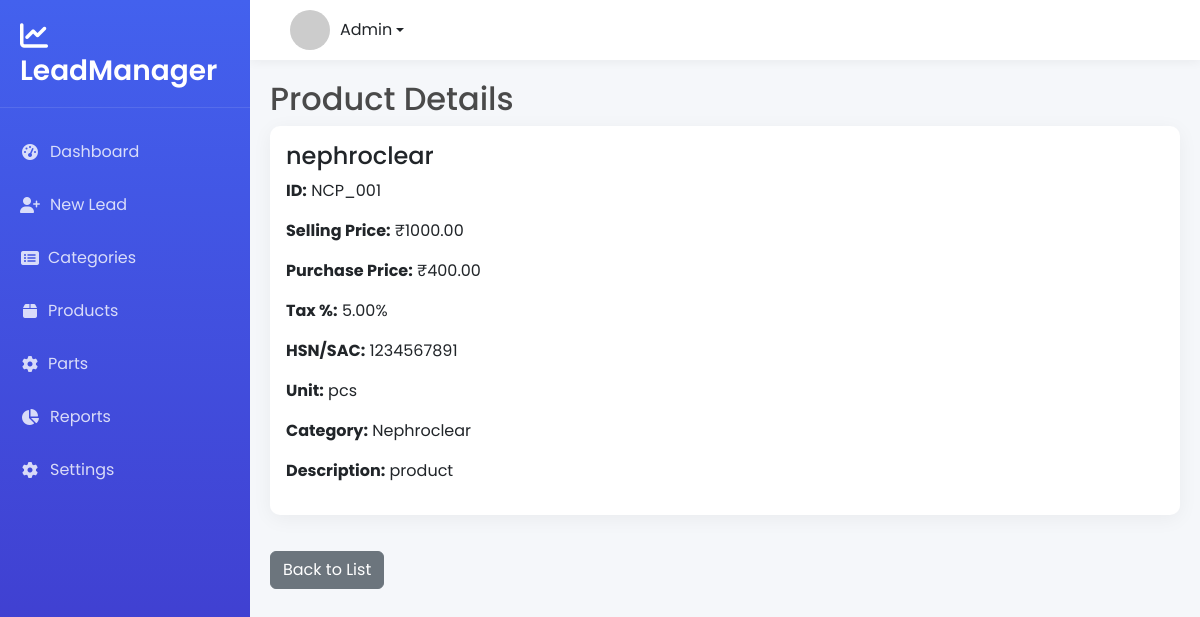
The app's page /products/NCP_001/ with its own data.
### leads/models.py (models this page shows, shortened)
class Product(models.Model):
    PRODUCT_UNITS = [
        ('kg', 'Kilogram'),
        ('ltr', 'Liter'),
        ('pcs', 'Pieces'),
        ('box', 'Box'),
        ('nos', 'Numbers'),
    ]
    id = models.CharField(max_length=50, primary_key=True)
    name = models.CharField(max_length=100)
    selling_price = models.DecimalField(max_digits=10, decimal_places=2)
    tax_percent = models.DecimalField(max_digits=5, decimal_places=2)
    purchase_price = models.DecimalField(max_digits=10, decimal_places=2)
    unit = models.CharField(max_length=10, choices=PRODUCT_UNITS, default='pcs')
    hsn_sac = models.CharField(max_length=20, blank=True, null=True)
    description = models.TextField(blank=True)
    category = models.ForeignKey('Category', on_delete=models.SET_NULL, null=True)
    product_image = models.ImageField(upload_to='product_images/', blank=True, null=True)
    created_at = models.DateTimeField(auto_now_add=True)

class Category(models.Model):
    id = models.CharField(max_length=50, primary_key=True)
    name = models.CharField(max_length=100)
    description = models.TextField(blank=True, null=True)
    image = models.ImageField(upload_to='categories/', blank=True, null=True)
    created_at = models.DateTimeField(auto_now_add=True)
    updated_at = models.DateTimeField(auto_now=True)

### leads/views.py (the view)
# urls.py: path('products/<str:product_id>/', views.product_detail, name='product_detail'),
def product_detail(request, product_id):
    product = get_object_or_404(Product, id=product_id)
    return render(request, 'product_detail.html', {'product': product})

### leads/templates/product_detail.html (shortened to what this page needs)
{% extends "base.html" %}
{% block content %}
<h2>Product Details</h2>
<div class="card p-3">
    <h4>{{ product.name }}</h4>
    <p><strong>ID:</strong> {{ product.id }}</p>
    <p><strong>Selling Price:</strong> ₹{{ product.selling_price }}</p>
    <p><strong>Purchase Price:</strong> ₹{{ product.purchase_price }}</p>
    <p><strong>Tax %:</strong> {{ product.tax_percent }}%</p>
    <p><strong>HSN/SAC:</strong> {{ product.hsn_sac }}</p>
    <p><strong>Unit:</strong> {{ product.unit }}</p>
    <p><strong>Category:</strong> {{ product.category.name }}</p>
    <p><strong>Description:</strong> {{ product.description }}</p>
</div>
<a href="{% url 'product_list' %}" class="btn btn-secondary mt-3">Back to List</a>
{% endblock %}

### leads/templates/base.html (style rules this page uses)
:root { --primary-color: #4361ee; --secondary-color: #3f37c9; --accent-color: #4895ef; --light-color: #f8f9fa; --dark-color: #212529; --sidebar-width: 250px; --header-height: 60px; }
body { font-family: 'Poppins', sans-serif; background-color: #f5f7fa; color: #4a4a4a; min-height: 100vh; display: flex; flex-direction: column; }
.card { border: none; border-radius: 10px; box-shadow: 0 4px 20px rgba(0, 0, 0, 0.05); margin-bottom: 20px; transition: all 0.3s; }

### records on screen
Product: name "nephroclear", id "NCP_001", selling_price "1000.00", purchase_price "400.00", tax_percent "5.00", hsn_sac "1234567891", unit "pcs", category.name "Nephroclear", description "product"
